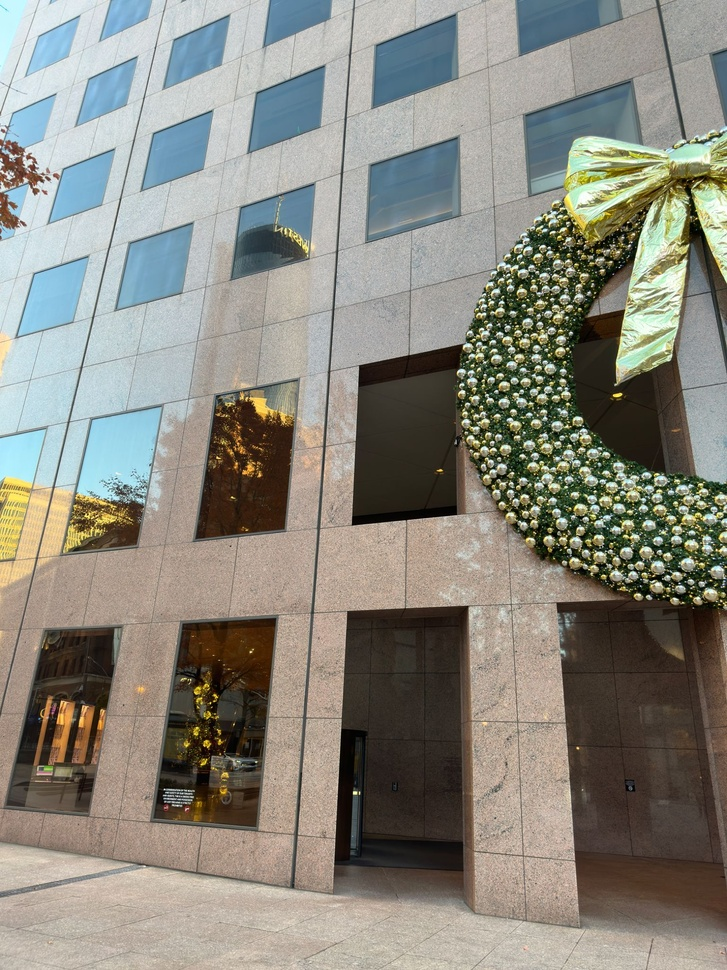
#> input picture Assignment2/Question 2/imageset1/1.jpg, 727 x 970 px, shrunk from 1536 x 2048 before the run, found by its file name
$ python image_stitching.py
#> lines starting #> are read from the running program, lines starting #| are printed output that depends on the picture
import numpy as np
import cv2
Paths=["D:/GSU/CV/Assignment2_Harshith/Question 2/imageset1/1.jpg",
         "D:/GSU/CV/Assignment2_Harshith/Question 2/imageset1//2.jpg",
         "D:/GSU/CV/Assignment2_Harshith/Question 2/imageset1//3.jpg"]
Paths2=["D:/GSU/CV/Assignment2_Harshith/Question 2/imageset2/1.jpg",
         "D:/GSU/CV/Assignment2_Harshith/Question 2/imageset2/2.jpg",
         "D:/GSU/CV/Assignment2_Harshith/Question 2/imageset2/3.jpg"]

Paths3=["D:/GSU/CV/Assignment2_Harshith/Question 2/imageset3/1.jpg",
         "D:/GSU/CV/Assignment2_Harshith/Question 2/imageset3/2.jpg",
         "D:/GSU/CV/Assignment2_Harshith/Question 2/imageset3/3.jpg"]

Paths4=["D:/GSU/CV/Assignment2_Harshith/Question 2/imageset4/1.jpg",
         "D:/GSU/CV/Assignment2_Harshith/Question 2/imageset4/2.jpg",
         "D:/GSU/CV/Assignment2_Harshith/Question 2/imageset4/3.jpg"]

Paths5=["D:/GSU/CV/Assignment2_Harshith/Question 2/imageset5/1.jpg",
         "D:/GSU/CV/Assignment2_Harshith/Question 2/imageset5/2.jpg",
         "D:/GSU/CV/Assignment2_Harshith/Question 2/imageset5/3.jpg"]

All_paths = [Paths,Paths2,Paths3,Paths4,Paths5]
imgset = []
i=1
for x in All_paths:
	images = []
	for path in x:
		image = cv2.imread(path)
#> image is the input picture: shape (970, 727, 3); mean B, G, R 126.2, 135.9, 137.8
		images.append(image)
	print(len(images))
	stitcher = cv2.Stitcher_create()
	(status, stitched) = stitcher.stitch(images)
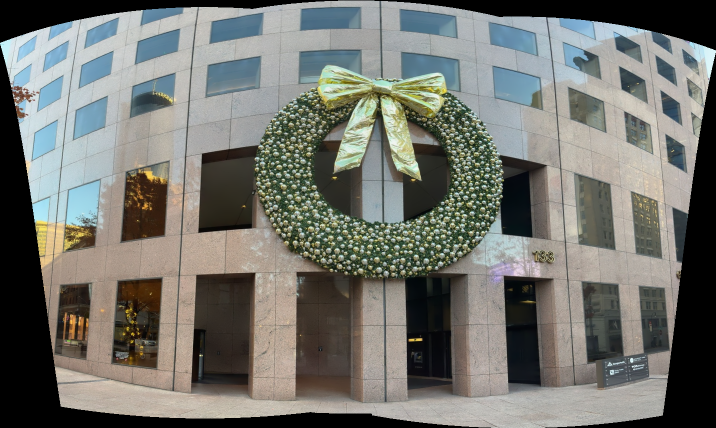
#> stitched: shape (856, 1432, 3) (shown at 1/2 size); mean of channels 0, 1, 2 110.5, 116.5, 115.5; drawn as B, G, R
	if status == 0:
		print("Image Stitching Successful")
		cv2.imshow("Stitched Image", stitched)
		cv2.imwrite("stichedSet" + str(i) +  ".png",stitched)
	else:
		print("[INFO] Failed Image Stitching ({})".format(status))
	i+=1
#> pass 2 of the loop `for x in All_paths:`:
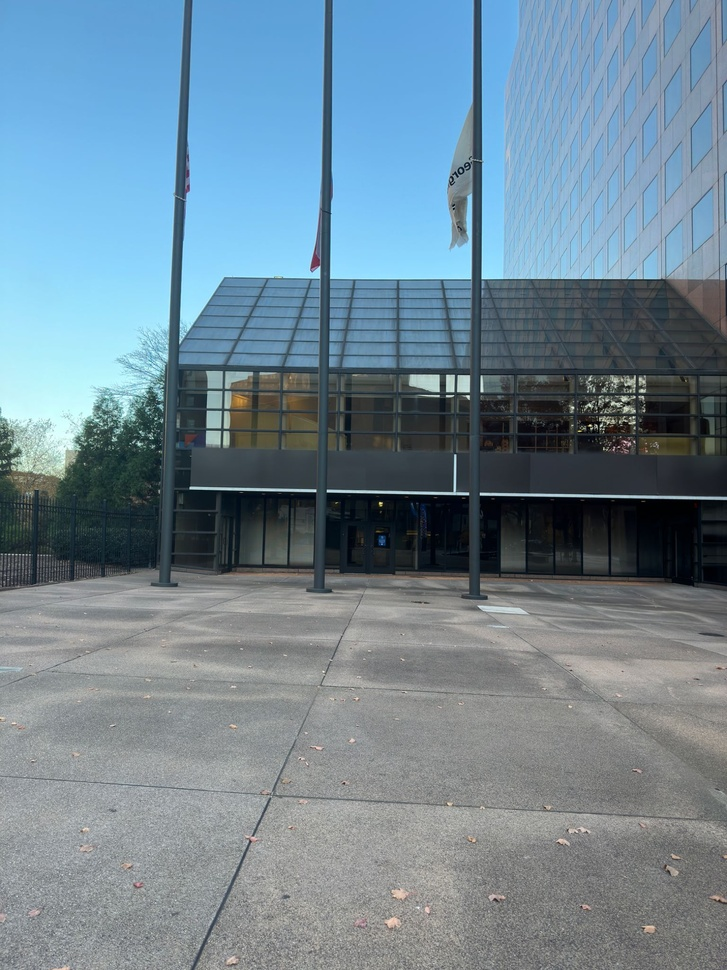
#> input picture Assignment2/Question 2/imageset2/1.jpg, 727 x 970 px, shrunk from 1536 x 2048 before the run, found by its file name
#> image is the input picture: shape (970, 727, 3); mean B, G, R 148.4, 134.6, 112.4
#> `(status, stitched) = stitcher.stitch(images)`:
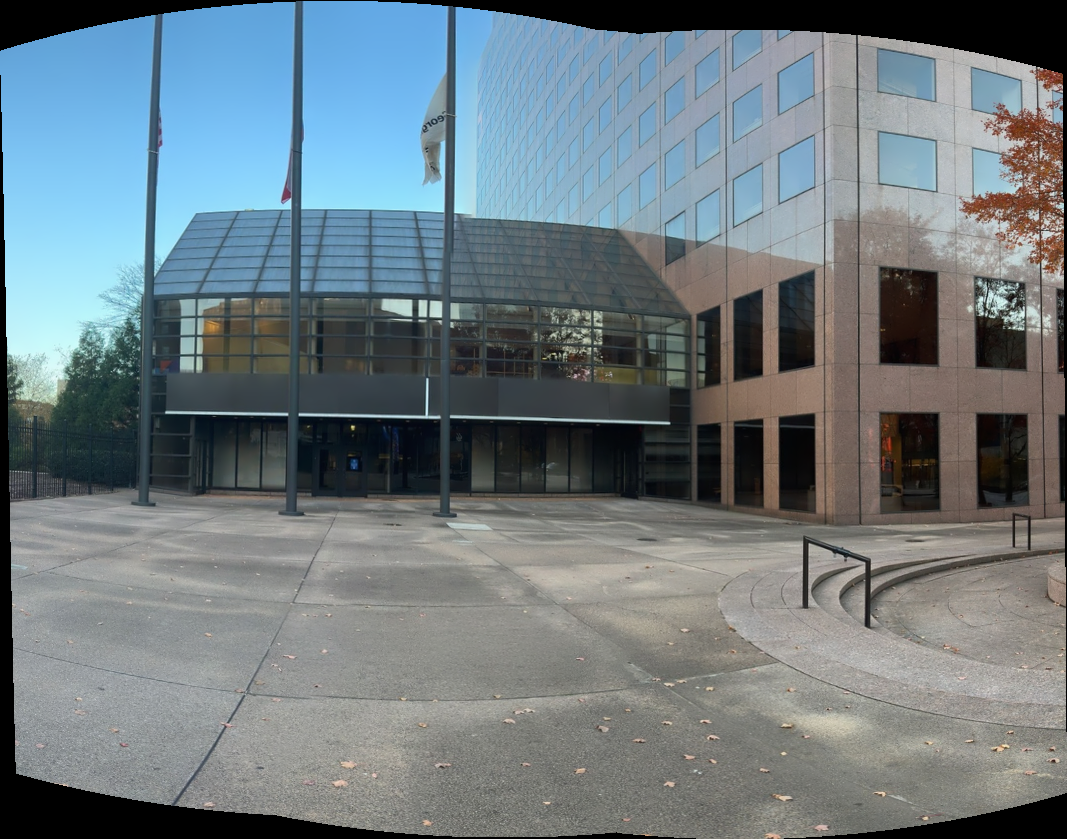
#> stitched: shape (839, 1067, 3); mean of channels 0, 1, 2 128.1, 122.6, 110.7; drawn as B, G, R
